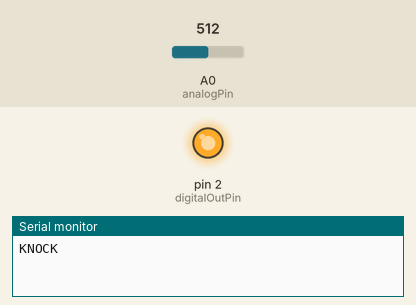
Recording of a sketch running on a simulated Arduino Uno, built with avr-gcc and run on an emulated ATmega328P. Shown: output pins drawn as LEDs (lit = HIGH), the last lines printed to the serial monitor. The inputs (shaded band) are chosen by the test bench; at power-on: A0 (analogPin) = 512.

Above: at 1.2 s.
1.3 s: A0 (analogPin) set to 71
2.8 s: A0 (analogPin) set to 57
At 3.4 s:
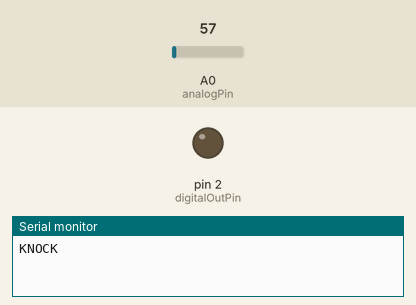
4.3 s: A0 (analogPin) set to 74
At 5.5 s:
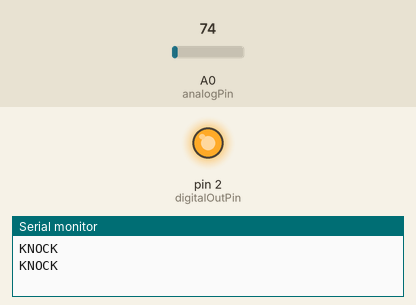
5.8 s: A0 (analogPin) set to 54
At 7.1 s:
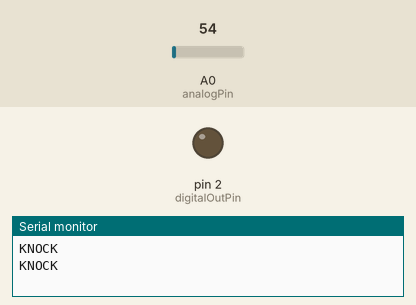
Timing chart, 0 to 8.3 s (numbered marks = the images above; inputs shaded):
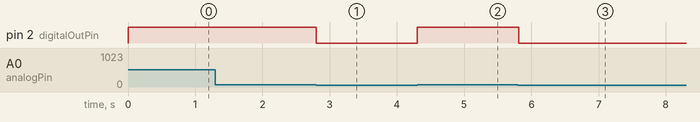

Measured:
- the behaviour switches between 65 and 64 on A0 (analogPin) (found by bisection; images 0 and 1)
- after the input at 1.3 s, every drawn part: stays the same
- after the input at 2.8 s, pin 2 (digitalOutPin): HIGH → LOW at once
- after the input at 4.3 s, pin 2 (digitalOutPin): LOW → HIGH at once
- after the input at 5.8 s, pin 2 (digitalOutPin): HIGH → LOW at once

The sketch:

KnockSensor.ino
```cpp
int analogPin = 0;
int digitalOutPin = 2;

int val = 0;           // variable to store the value read

const int SAMPLE_RATE = 100; // Hz
const float DELAY_MS = 1000.0f / (float)SAMPLE_RATE;

const int THRESHOLD = 64; //TODO validate using debug plots
const bool debug = false; //set true to plot all values, false for production

bool highPrev = false;

void setup()
{
  Serial.begin(9600);              //  setup serial
  pinMode(digitalOutPin, OUTPUT);
  digitalWrite(digitalOutPin, LOW);
}

void loop()
{
  val = analogRead(analogPin);     // read the input pin
  if (debug) {
    Serial.print(0);  // To freeze the lower limit
    Serial.print(" ");
    Serial.print(THRESHOLD);
    Serial.print(" ");
    Serial.print(1024);  // To freeze the upper limit
    Serial.print(" ");
    Serial.println(val);  // To send all the 'data' points to the plotter
  }
  else {
    bool highNow = val > THRESHOLD;
    digitalWrite(digitalOutPin, highNow ? HIGH : LOW);

    if (highNow != highPrev) {
      highPrev = highNow;
      if (highNow) {
        Serial.println("KNOCK");
      }
    }
    else {
      //NOP
    }
  }

  delay(DELAY_MS);
}
```
